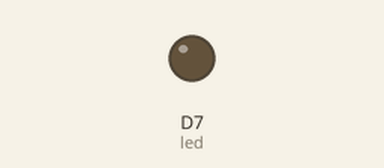
This sketch was run on a simulated Particle Photon. On the bench: output pins drawn as LEDs (lit = HIGH). The local clock reads 2024-03-15 10:24:30 at power-on unless the sketch sets it; what the sketch prints to the serial monitor is not drawn.

Above: at 15.0 s.
Timing chart, 0 to 39.0 s (numbered marks = the images above):
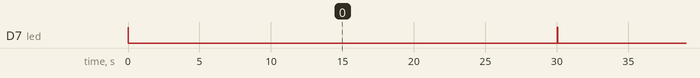

Measured:
- by itself, D7 (led): alternates HIGH for 0.02 s and LOW for 30.0 s

The sketch:

dht-temperature-only.ino
```cpp
// import library for DHT22 sensor
#include <Adafruit_DHT.h>

// *** I used a sketch by the user below for basic DHT22 funcionatlity and modified it to do what was required.
// Example testing sketch for various DHT humidity/temperature sensors
// Written by ladyada, public domain

#define DHTPIN 2     // what pin we're connected to
#define DHTTYPE DHT22		// DHT 22 (AM2302)

int led = D7;  // The on-board LED

DHT dht(DHTPIN, DHTTYPE);

void setup() {
    // some serial monitoring I used to set up and test the sensor with Argon, from the DHT file by user ladyada
	Serial.begin(9600);
	Serial.println("DHT22 test!");

	pinMode(led, OUTPUT);

	dht.begin();
}

void loop() {

	digitalWrite(led, HIGH);   // Turn ON the LED
    //get temperature in Celcius
	float temp = dht.getTempCelcius();

    // send data
    Particle.publish("temp", String::format("%.1f", temp));

    // this is printed to serial monitor to check functionality
	Serial.print("Temp: ");
	Serial.print(temp);
	Serial.print("*C ");
	Serial.println(Time.timeStr());

	digitalWrite(led, LOW);  // turn off LED after data sent

	delay(30000);  // wait 30 seconds before sending another reading
}
```
